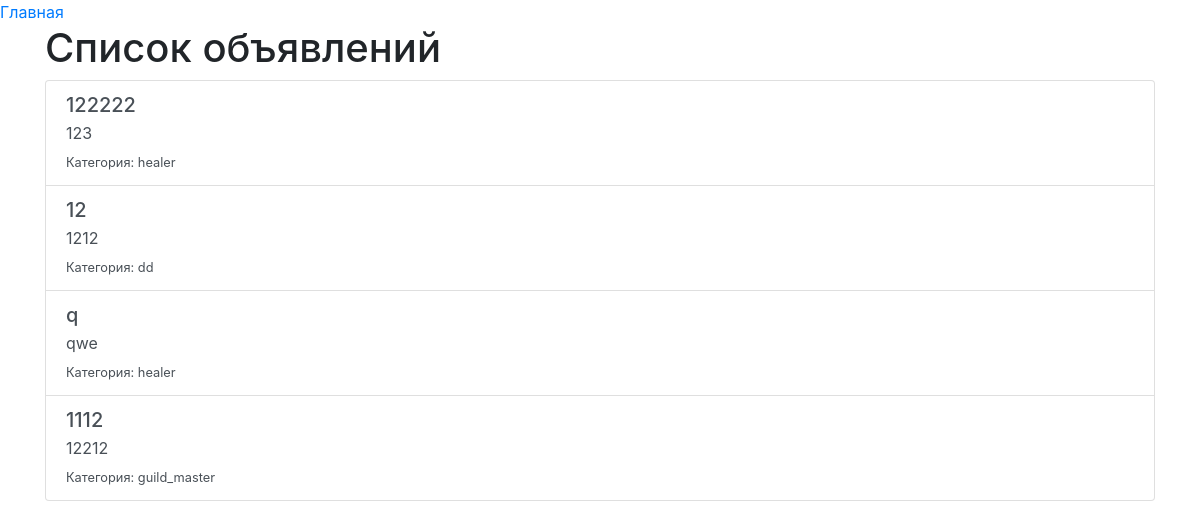
Page /app/ on the earlier database version.
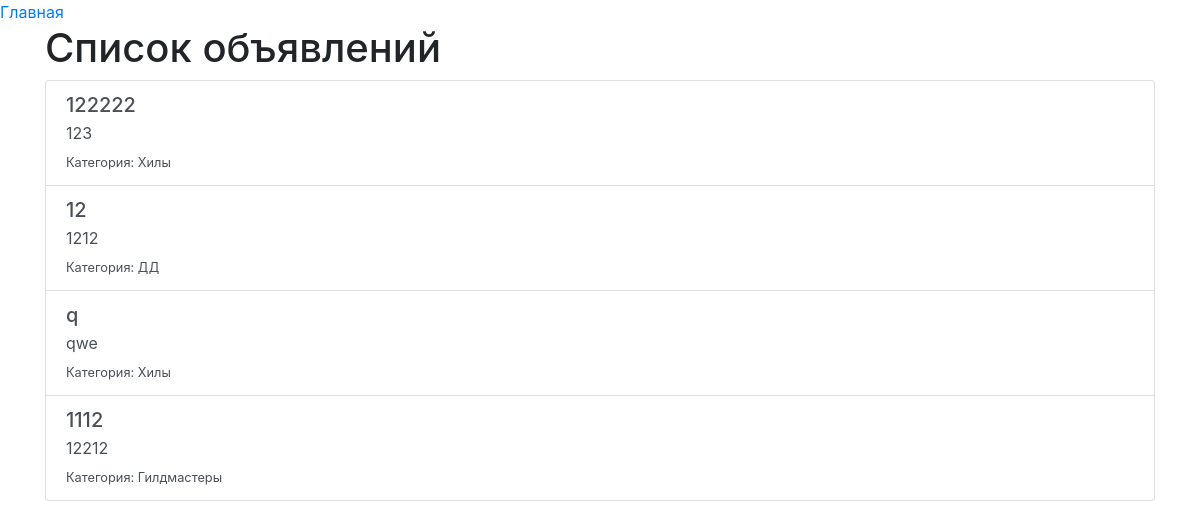
Same page on the later database version.
### app/models.py (models this page shows, shortened)
class Announcement(models.Model):
    title = models.CharField(max_length=200)
    content = models.TextField()
    category = models.ForeignKey(Category, on_delete=models.CASCADE, related_name='announcements')
    author = models.ForeignKey(User, on_delete=models.CASCADE, related_name='announcements')
    image = models.ImageField(upload_to='images/', blank=True, null=True)
    video_url = models.URLField(blank=True, null=True)
    created_at = models.DateTimeField(auto_now_add=True)
    updated_at = models.DateTimeField(auto_now=True)

class Category(models.Model):
    name = models.CharField(max_length=200)
    subscribers = models.ManyToManyField(User, related_name='subscribed_categories')

### app/views.py (the view)
# urls.py: path('', AnnouncementListView.as_view(), name='announcement-list'),
class AnnouncementListView(ListView):
    model = Announcement
    template_name = 'announcements/list.html'
    context_object_name = 'announcements'

### app/templates/announcements/list.html (shortened to what this page needs)
<!DOCTYPE html>
<html lang="en">
<head>
    <a href="{% url 'home' %}" class="button">Главная</a>
    <link rel="stylesheet" href="https://stackpath.bootstrapcdn.com/bootstrap/4.5.2/css/bootstrap.min.css">
</head>
<body>
    <div class="container">
        <h1>Список объявлений</h1>
        {% if announcements %}
            <div class="list-group">
                {% for announcement in announcements %}
                    <a href="{% url 'announcement-detail' announcement.pk %}" class="list-group-item list-group-item-action">
                        <h5 class="mb-1">{{ announcement.title }}</h5>
                        <p class="mb-1">{{ announcement.content|truncatewords:20 }}</p>
                        <small>Категория: {{ announcement.category.name }}</small>
                    </a>
                {% endfor %}
            </div>
        {% else %}
            <p>Нет объявлений.</p>
        {% endif %}
    </div>
</body>
</html>

Differences in the rows shown:
changed through a linked row, Announcement (number 1 of 4 on the later page): category.name "healer" → "Хилы"
changed Announcement (number 2 of 4 on the later page): category.name "dd" → "ДД"
changed through a linked row, Announcement "qwe": category.name "healer" → "Хилы"
changed through a linked row, Announcement: category.name "guild_master" → "Гилдмастеры"
